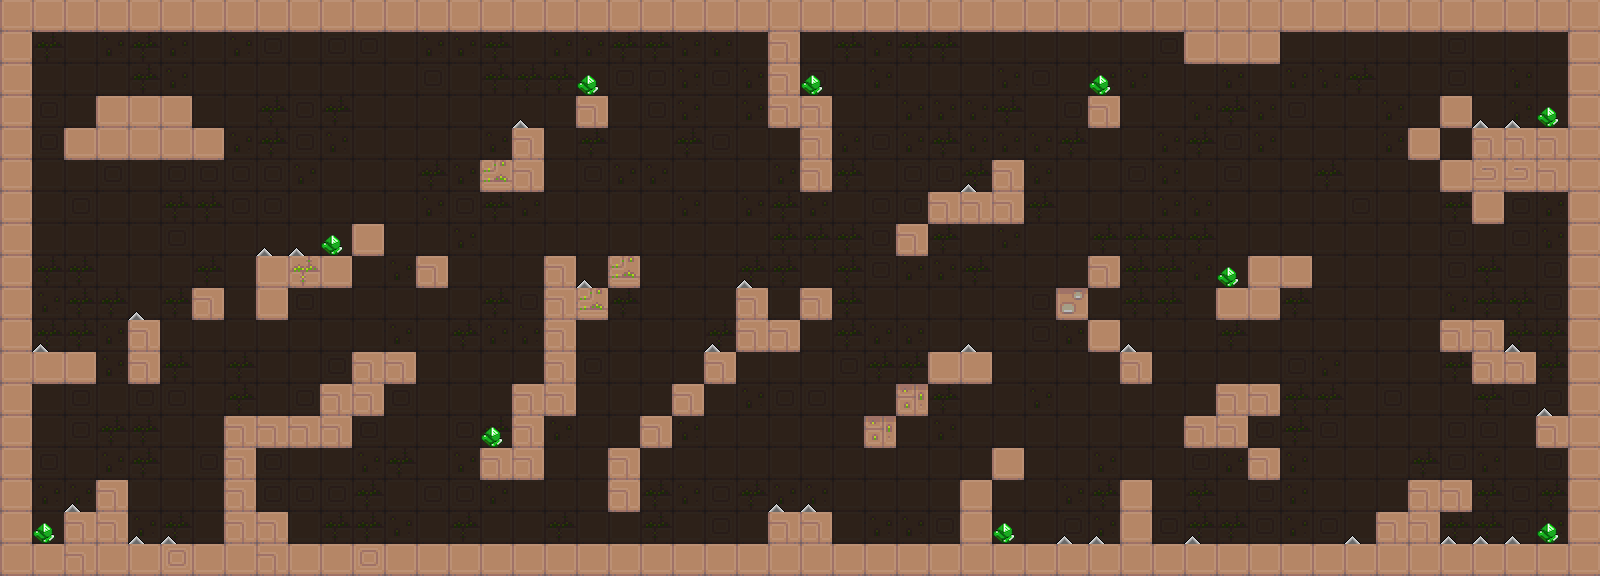

A level layout from a 2D game, rendered from its tile map. Below: a short description, then the map file with tile-grid data replaced by summaries:
An orthogonal 50x18 tile map with 32x32 px tiles, 4 tile layers (Background Layer, Ground Layer, Coin Layer, Spike Layer), 3 tilesets.

<map version="1.9" tiledversion="1.9.2" orientation="orthogonal" renderorder="right-down" width="50" height="18" tilewidth="32" tileheight="32" infinite="0" nextlayerid="5" nextobjectid="1">
 <tileset firstgid="1" name="ground_1x1" tilewidth="32" tileheight="32" tilecount="25" columns="25">
  <image source="../assets/ground_1x1.png" width="800" height="32" />
  <tile id="1">
   <properties>
    <property name="bounce" value="1" />
   </properties>
  </tile>
 </tileset>
 <tileset firstgid="26" name="coin" tilewidth="24" tileheight="22" tilecount="25" columns="1">
  <grid orientation="orthogonal" width="32" height="32" />
  <image source="../assets/coin.png" width="24" height="22" />
 </tileset>
 <tileset firstgid="51" name="spikes" tilewidth="17" tileheight="9" tilecount="1" columns="1">
  <image source="../assets/spikes.png" width="17" height="9" />
 </tileset>
 <layer id="1" name="Background Layer" width="50" height="18" opacity="0.25">
  <data>[900 cells, 900 non-empty, 4 distinct tile ids]</data>
 </layer>
 <layer id="2" name="Ground Layer" width="50" height="18">
  <properties>
   <property name="collides" value="true" />
  </properties>
  <data>[900 cells, 248 non-empty, 8 distinct tile ids]</data>
 </layer>
 <layer id="3" name="Coin Layer" width="50" height="18">
  <properties>
   <property name="collides" value="true" />
  </properties>
  <data>[900 cells, 10 non-empty, 1 distinct tile ids]</data>
 </layer>
 <layer id="4" name="Spike Layer" width="50" height="18">
  <data>[900 cells, 27 non-empty, 1 distinct tile ids]</data>
 </layer>
</map>
